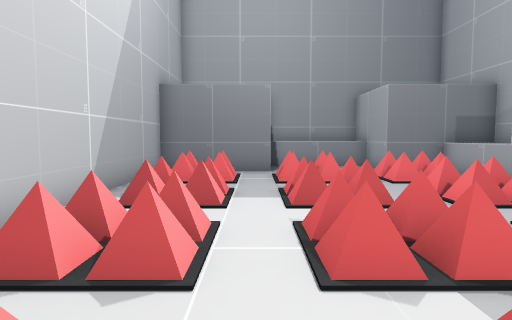
View 1 (above)

15 first-person views from a walk through a 3-D level made in the Unity game engine. The camera is 1.2 m above the floor, tilts 4° down and sees 75° across. The floor is counted in squares, 1 m on a side. Each view is taken from the middle of a square. On the plan, view 1 faces up. The plan holds only what a view shows up to about 14 squares ahead; the rest is blank. The player character is not drawn.

View 2
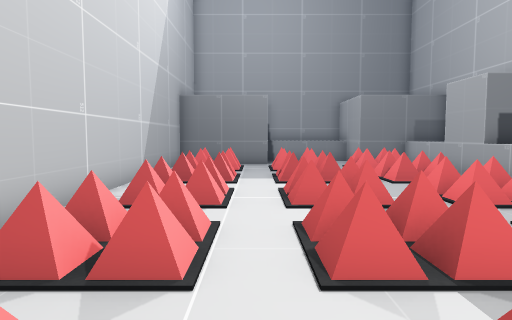

View 3
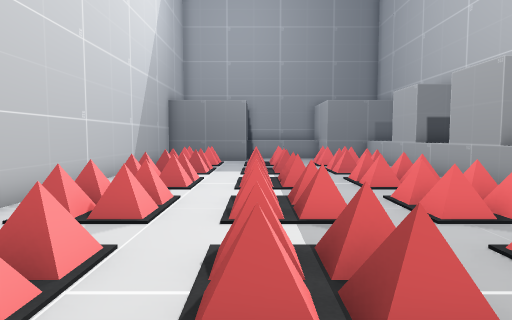

View 4
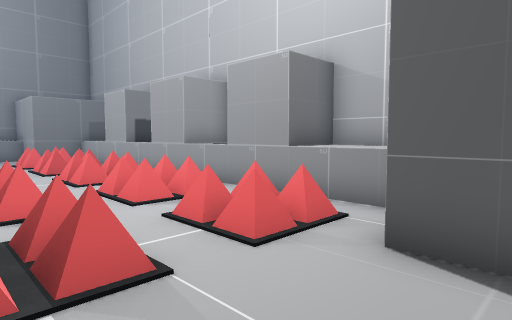

View 5
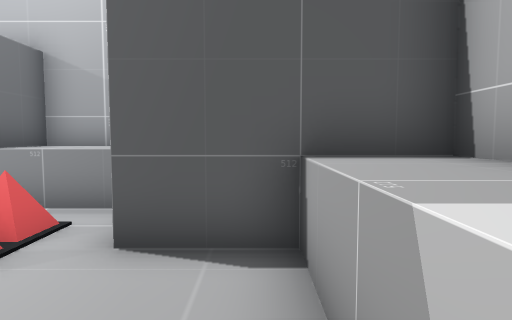

View 6
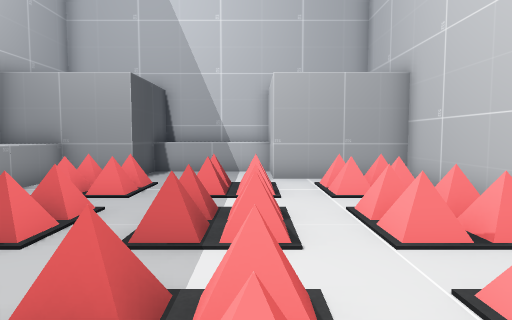

View 7
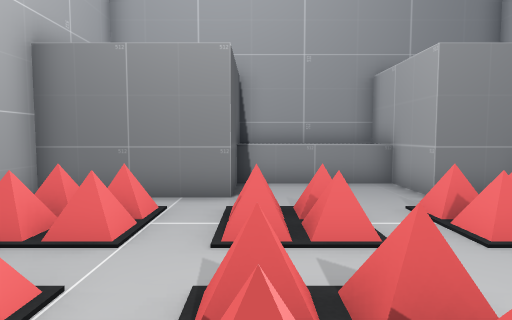

View 8
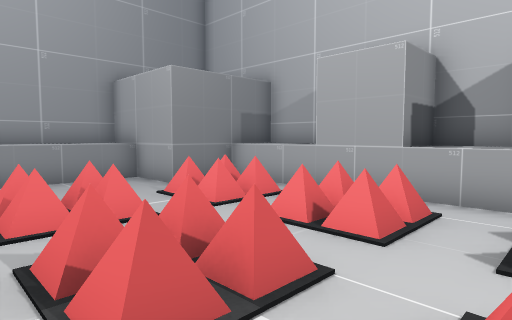

View 9
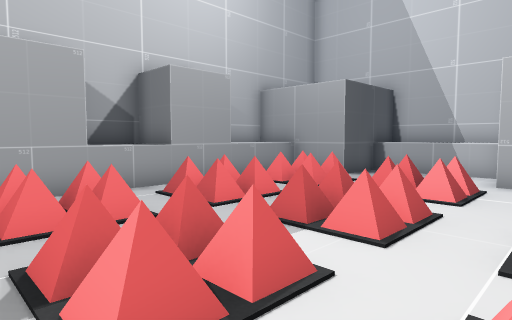

View 10
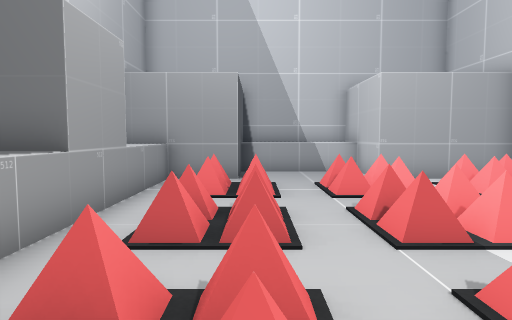

View 11
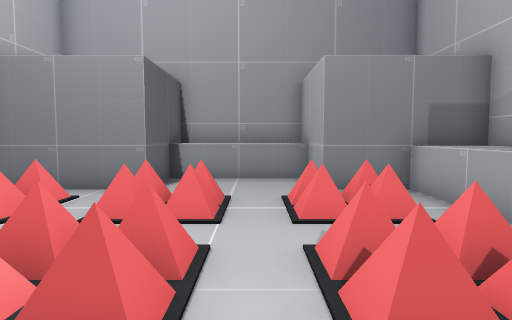

View 12
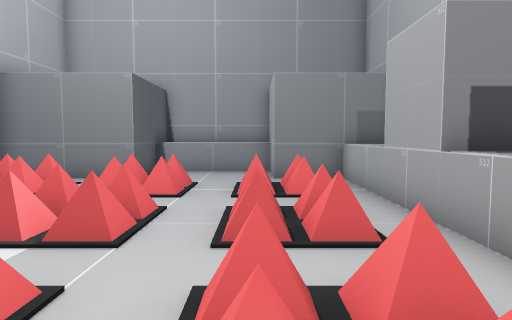

View 13
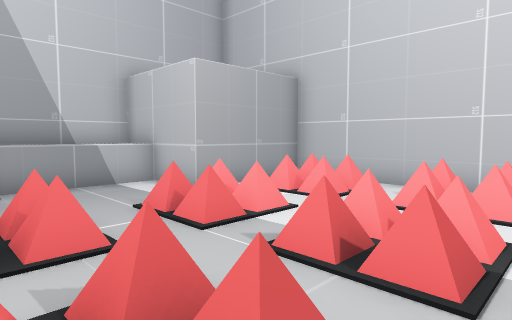

View 14
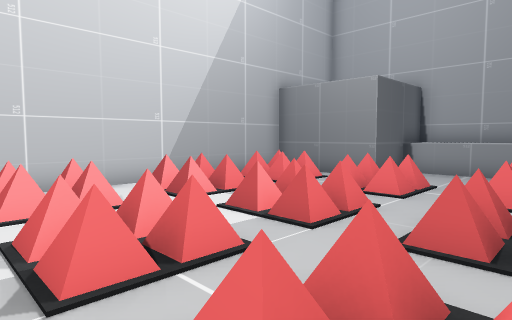

View 15
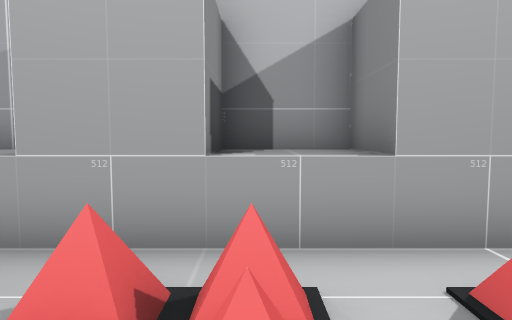

### Floor plan
Key: @ floor where view 1 was taken; # wall or solid block; . floor; = window, fence, low wall or low ledge; ^ raised ledge.
Columns run from 3 left of view 1 to 8 right of it. Each row starts with its distance up from view 1.
 15    ##===#
 14    #^^^^#
 13    #....#
 12 ####....####
 11 #.........^^
 10 #==.==.==.^^
  9 #==.==.==.^^
  8 #.........#
  7 #==.==.==.##
  6 #==.==.==.^^
  5 #.........^^
  4 #==.==.==.##
  3 #==.==.==.##
  2 #.........^^
  1 #==.==.==.^^
  0 #==@==.==.##
 -1 #.........##
 -2 #==.==.==.^^
 -3 #==.==.==.^^
 -4 #.........^^
 -5 ####....####
 -6    #....#
 -7    #^^^^#
 -8    ######

Positions as (right, up) in squares from view 1, and headings:
1: (0, 0), facing up
2: (0, -3), facing up
3: (1, -5), facing up
4: (1, -6), facing up-right
5: (1, -6), facing right
6: (1, 5), facing down
7: (1, 5), facing up
8: (0, 4), facing up-right
9: (-1, 5), facing down-right
10: (4, 5), facing down
11: (3, 4), facing up
12: (4, 2), facing up
13: (5, 2), facing down-left
14: (5, 2), facing up-left
15: (3, 6), facing right
